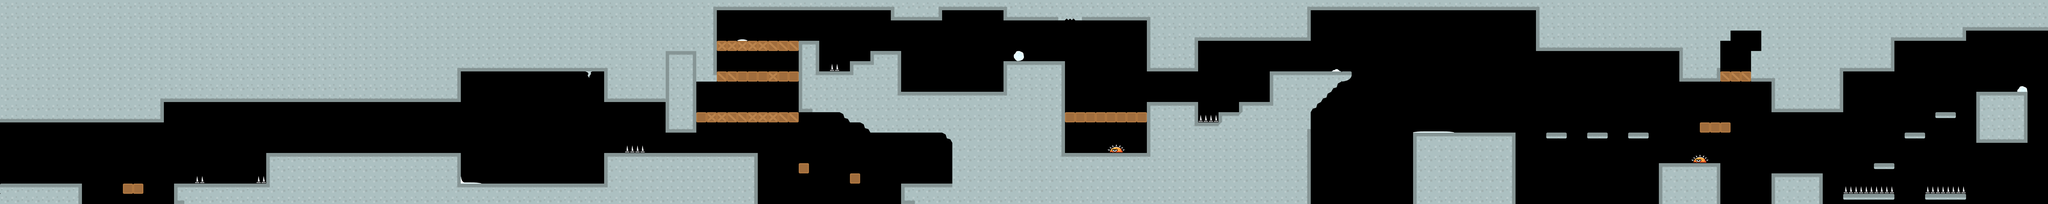

A 2D game scene composited from a Tiled map and its tileset images. What follows is a short description and the map's XML, with each tile layer's data collapsed to a summary:
An orthogonal 200x20 tile map with 64x64 px tiles, 3 tile layers (tileLayer, hazardLayer, elementsLayer), 3 tilesets and 116 objects (50x coin, 44x destroy, 4x staticshooter, 3x attacker, 3x drunkflyer, ...).

<map version="1.0" orientation="orthogonal" renderorder="right-down" width="200" height="20" tilewidth="64" tileheight="64" nextobjectid="216">
    <tileset firstgid="1" name="world4" tilewidth="64" tileheight="64" spacing="16" margin="8" tilecount="34" columns="34">
        <image source="world4.png" width="2720" height="80" />
    </tileset>
    <tileset firstgid="35" name="hazard" tilewidth="64" tileheight="64" spacing="16" margin="8" tilecount="9" columns="9">
        <image source="hazard.png" width="720" height="80" />
    </tileset>
    <tileset firstgid="44" name="elements2" tilewidth="64" tileheight="64" spacing="16" margin="8" tilecount="38" columns="38">
        <image source="elements2.png" width="3040" height="80" />
    </tileset>
    <layer name="tileLayer" width="200" height="20">
        <data>[4000 cells, 2028 non-empty, 25 distinct tile ids]</data>
    </layer>
    <objectgroup name="gameObjects">
        <object id="1" name="player" x="128" y="1024" width="64" height="128" />
        <object id="54" name="exit" x="12480" y="384" width="128" height="192" />
        <object id="55" name="coin" x="896" y="1024" width="64" height="64" />
        <object id="56" name="coin" x="3520" y="896" width="64" height="64" />
        <object id="57" name="coin" x="3648" y="960" width="64" height="64" />
        <object id="58" name="coin" x="704" y="1024" width="64" height="64" />
        <object id="59" name="coin" x="3264" y="896" width="64" height="64" />
        <object id="60" name="coin" x="3136" y="960" width="64" height="64" />
        <object id="61" name="coin" x="3008" y="896" width="64" height="64" />
        <object id="62" name="coin" x="3392" y="960" width="64" height="64" />
        <object id="64" name="coin" x="5696" y="896" width="64" height="64" />
        <object id="66" name="coin" x="5824" y="896" width="64" height="64" />
        <object id="67" name="coin" x="5632" y="960" width="64" height="64" />
        <object id="68" name="helmetyellow" x="5760" y="960" width="64" height="64" />
        <object id="69" name="coin" x="5824" y="1024" width="64" height="64" />
        <object id="70" name="coin" x="5760" y="1088" width="64" height="64" />
        <object id="71" name="coin" x="5696" y="1024" width="64" height="64" />
        <object id="72" name="coin" x="5632" y="1088" width="64" height="64" />
        <object id="73" name="coin" x="6656" y="832" width="64" height="64" />
        <object id="74" name="coin" x="6784" y="832" width="64" height="64" />
        <object id="75" name="coin" x="6976" y="832" width="64" height="64" />
        <object id="76" name="coin" x="7040" y="832" width="64" height="64" />
        <object id="80" name="coin" x="8896" y="704" width="64" height="64" />
        <object id="81" name="coin" x="8832" y="576" width="64" height="64" />
        <object id="82" name="coin" x="8704" y="448" width="64" height="64" />
        <object id="83" name="coin" x="8576" y="320" width="64" height="64" />
        <object id="95" name="coin" x="10944" y="192" width="64" height="64" />
        <object id="96" name="coin" x="10880" y="256" width="64" height="64" />
        <object id="97" name="coin" x="10816" y="192" width="64" height="64" />
        <object id="98" name="coin" x="10816" y="320" width="64" height="64" />
        <object id="104" name="attacker" x="2432" y="832" width="64" height="128" />
        <object id="105" name="doublewalker" x="1920" y="832" width="64" height="128" />
        <object id="106" name="walker" x="4736" y="576" width="64" height="128" />
        <object id="107" name="attacker" x="7040" y="576" width="64" height="128" />
        <object id="113" name="flyer" x="12288" y="576" width="64" height="128" />
        <object id="114" name="flyer" x="10176" y="640" width="64" height="128" />
        <object id="115" name="staticshooter" x="1536" y="1024" width="64" height="128" />
        <object id="117" name="staticshooter" x="2688" y="832" width="64" height="128" />
        <object id="118" name="staticshooter2" x="3648" y="1024" width="64" height="128" />
        <object id="122" name="staticshooter2" x="6528" y="256" width="64" height="128" />
        <object id="123" name="staticshooter" x="11264" y="960" width="64" height="128" />
        <object id="127" name="doublewalkershooter" x="9152" y="704" width="64" height="128" />
        <object id="128" name="jumper" x="7360" y="512" width="64" height="128" />
        <object id="131" name="walker" x="4992" y="128" width="64" height="128" />
        <object id="133" name="coin" x="10752" y="256" width="64" height="64" />
        <object id="161" name="drunkflyer" x="6912" y="448" width="64" height="128" />
        <object id="162" name="drunkflyer" x="6208" y="448" width="64" height="128" />
        <object id="163" name="drunkflyer" x="3520" y="960" width="64" height="128" />
        <object id="164" name="attacker" x="6080" y="448" width="64" height="128" />
        <object id="165" name="staticshooter" x="7808" y="512" width="64" height="128" />
        <object id="166" name="coin" x="5952" y="256" width="64" height="64" />
        <object id="167" name="coin" x="6016" y="320" width="64" height="64" />
        <object id="168" name="coin" x="5888" y="320" width="64" height="64" />
        <object id="169" name="coin" x="5952" y="384" width="64" height="64" />
        <object id="170" name="coin" x="4480" y="320" width="64" height="64" />
        <object id="171" name="coin" x="4928" y="320" width="64" height="64" />
        <object id="172" name="coin" x="4352" y="576" width="64" height="64" />
        <object id="173" name="coin" x="4928" y="576" width="64" height="64" />
        <object id="202" name="coin" x="768" y="1024" width="64" height="64" />
        <object id="203" name="coin" x="832" y="1024" width="64" height="64" />
        <object id="204" name="coin" x="5888" y="960" width="64" height="64" />
        <object id="205" name="coin" x="5888" y="1088" width="64" height="64" />
        <object id="206" name="coin" x="5824" y="256" width="64" height="64" />
        <object id="207" name="coin" x="5824" y="384" width="64" height="64" />
        <object id="208" name="coin" x="6720" y="832" width="64" height="64" />
        <object id="209" name="coin" x="7104" y="832" width="64" height="64" />
        <object id="210" name="coin" x="9920" y="704" width="64" height="64" />
        <object id="211" name="coin" x="9984" y="704" width="64" height="64" />
        <object id="212" name="coin" x="9664" y="704" width="64" height="64" />
        <object id="213" name="coin" x="9728" y="704" width="64" height="64" />
        <object id="214" name="coin" x="10176" y="704" width="64" height="64" />
        <object id="215" name="coin" x="10240" y="704" width="64" height="64" />
    </objectgroup>
    <objectgroup name="interactionObjects">
        <object id="134" name="destroy" x="6656" y="704" width="64" height="64" />
        <object id="135" name="destroy" x="6720" y="704" width="64" height="64" />
        <object id="136" name="destroy" x="6784" y="704" width="64" height="64" />
        <object id="137" name="destroy" x="6848" y="704" width="64" height="64" />
        <object id="138" name="destroy" x="6912" y="704" width="64" height="64" />
        <object id="139" name="destroy" x="6976" y="704" width="64" height="64" />
        </objectgroup>
    <layer name="hazardLayer" width="200" height="20">
        <data>[4000 cells, 20 non-empty, 3 distinct tile ids]</data>
    </layer>
    <layer name="elementsLayer" width="200" height="20">
        <data>[4000 cells, 11 non-empty, 9 distinct tile ids]</data>
    </layer>
</map>
<!-- 38 of 116 objects omitted -->
